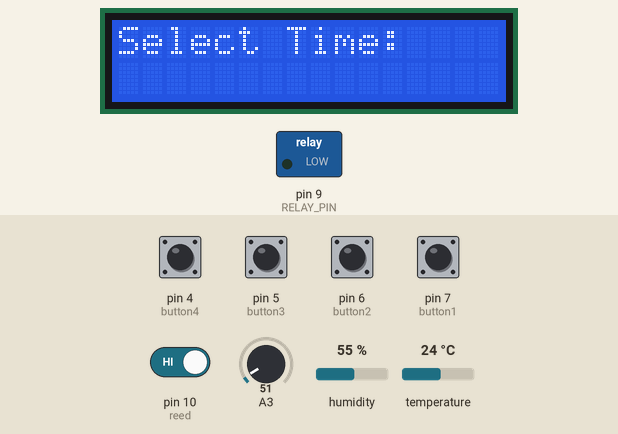
The sketch below on a simulated Arduino Uno, built with avr-gcc and run on an emulated ATmega328P. Shown: 16×2 character LCD, switched loads named in the sketch (green lamp = pin HIGH). The inputs (shaded band) are chosen by the test bench; at power-on: pin 4 (button4), pin 5 (button3), pin 6 (button2), pin 7 (button1), pin 10 (reed) HIGH, A3 = 51, humidity 55 %, temperature 24 °C. What the sketch prints to the serial monitor is not drawn.

Above: at 1.2 s.
1.3 s: pin 4 (button4) pulled LOW for 1 s
At 1.84 s:
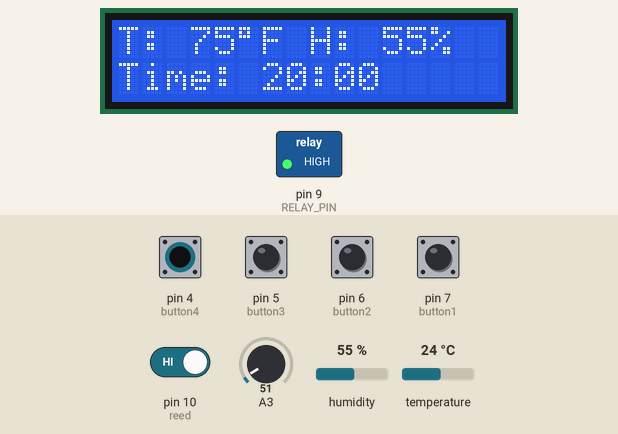
3.9 s: pin 10 (reed) driven LOW
At 5.5 s:
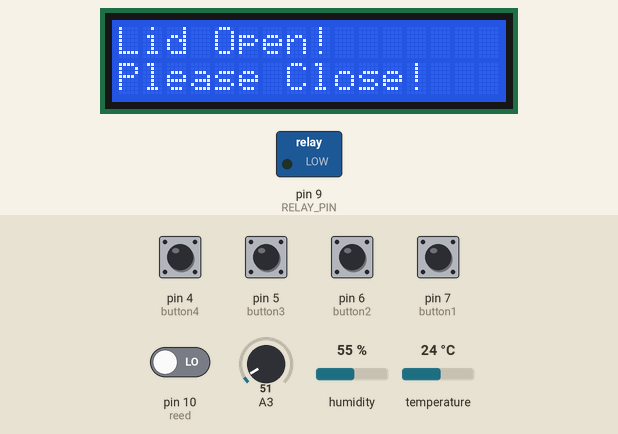
6.9 s: pin 7 (button1) pulled LOW for 1 s
At 8.3 s:
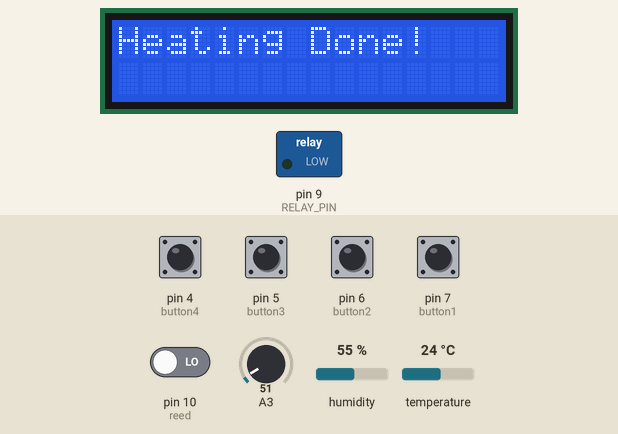
10.9 s: pin 10 (reed) driven HIGH
13.0 s: pin 5 (button3) pulled LOW for 1 s
At 13.52 s:
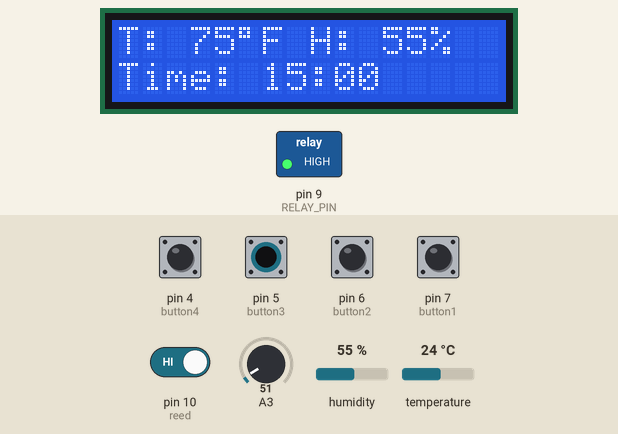
15.5 s: A3 set to 136
At 15.77 s:
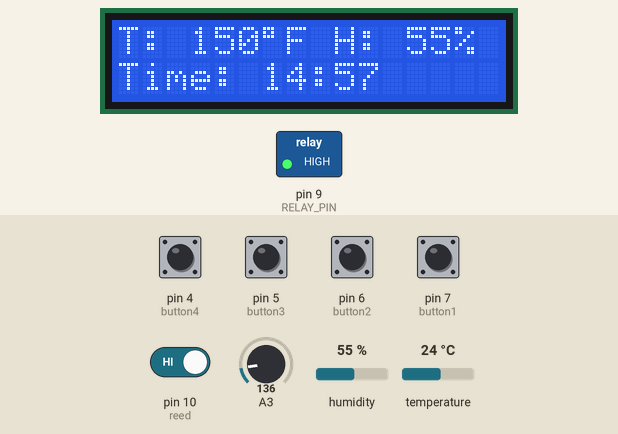
17.0 s: A3 set to 163
At 17.55 s:
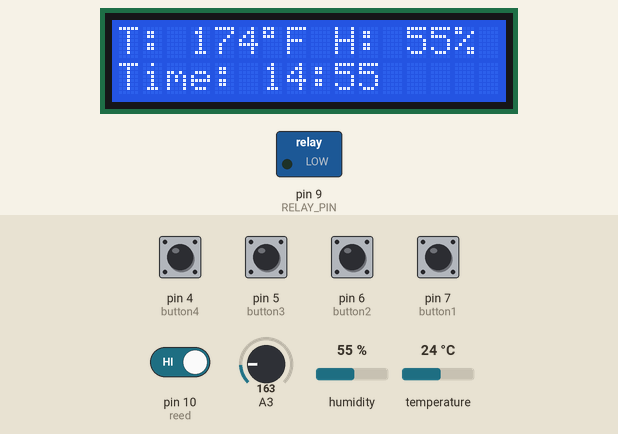
Timing chart, 0 to 20.0 s (numbered marks = the images above; inputs shaded):
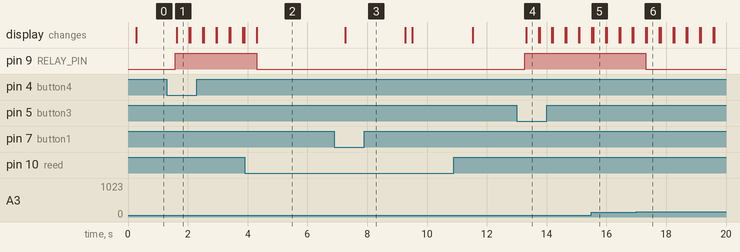

The sketch:

Reheatable_Metal_Containerk.ino
```cpp
// Reheatable_Metal_Container.ino
//
// The Reheatable Metal Container is a container that reheats food served within the canteen which heats
// them using PTC heating element up to 165 Fahrenheit in the time frame [10, 15, 20].
//
// Version    YY//MM/DD   Comments
// =======    =========   ==============================================================================
// 1.00       25/02/24    Created the foundation of the coding base of the RMC
// 1.10       25/02/25    Changed the temp sensor to the LM35 instead of the DHT11
// 1.20       25/03/02    Converted the Celcius and translated it into Fahrenheit
// 1.31       25/03/03    Fixed some codes that causes the timer to be slightly slower
// 1.41       25/03/09    Added the Debouncing function within the buttons to remove multiple readings
// 1.43       25/03/10    Slight changes to the assigned pins of modules
// 1.44       25/03/12    Birthday fixing
// 1.54       25/03/15    Added code to shut of the relay when temperature reaches 165 Fahrenheit
// 1.55       25/03/25    Code bug fix for the hysteresis shit

#include <Wire.h>
#include <LiquidCrystal_I2C.h>
#include <Adafruit_Sensor.h>
#include <ezButton.h>
#include <DHT.h>
#include <DHT_U.h>

#define DHT_TYPE DHT11  // Change to DHT11 when using DHT11 comp.
#define DHT_PIN 8    // DHT Sensor Pin
#define RELAY_PIN 9  // Relay Module Pin

#define temp_max 165
#define temp_min 157

const int reed = 10;
int reedstate;

ezButton button1(7);
ezButton button2(6);
ezButton button3(5);
ezButton button4(4);

LiquidCrystal_I2C lcd(0x27, 16, 2);
DHT dht(DHT_PIN, DHT_TYPE);

int heatingTime = 0;
bool heating = false;
unsigned long startTime = 0;

void setup() {
  // Testing the accuracy of the LM35 sensor Celcius to Faren conversion
  Serial.begin(9600);  // Wow so many

  // Initiate relay module
  pinMode(RELAY_PIN, OUTPUT);
  digitalWrite(RELAY_PIN, LOW);

  pinMode(reed, INPUT_PULLUP); // Mode for reed

  // Initiate DHT and LCD
  dht.begin();
  lcd.begin(16, 2);
  lcd.backlight();

  // Debounce for the Buttons
  button1.setDebounceTime(50);
  button2.setDebounceTime(50);
  button3.setDebounceTime(50);
  button4.setDebounceTime(50);
}

void loop() {
// Reads the current temperature of the system
  int sensorValue = analogRead(A3);
  float voltage = sensorValue * (5.0 / 1023.0);
  int temperatureC = voltage * 100;
  int temperatureF = (temperatureC * 9 / 5) + 32;

button1.loop();
button2.loop();
button3.loop();
button4.loop();

  // Codes for the Buttons
 if (button1.isPressed()) {
    stopHeating();
  }
  else if (button2.isPressed()) {
    heatingTime = 10;
    startHeating();
  }
  else if (button3.isPressed()) {
    heatingTime = 15;
    startHeating();
  }
  else if (button4.isPressed()) {
    heatingTime = 20;
    startHeating();
  }


// Temperature-based control of the Relay
// Uses a Hysteresis-based control code to prevent rapid relay switching
// by creating a buffer zone between the temperatures
  if(heating) {
    if(temperatureF >= temp_max) {
      digitalWrite(RELAY_PIN, LOW);
    }
    else if(temperatureF <= temp_min) {
      digitalWrite(RELAY_PIN, HIGH);
    }
  }

  if (heating) {
    unsigned long elapsedTime = millis() - startTime;
    unsigned long remainingTime = (heatingTime * 60000) - elapsedTime;

    printTime(remainingTime);
    printTH();

    if (elapsedTime >= (heatingTime * 60000)) {
      stopHeating();
    }
  }
// Calls forth thy debugging bs
 debugSensors();
   delay(200);

  reedstate = digitalRead(reed);

  if(digitalRead(reed) == HIGH) {
    reedon();
  }
    else {
      reedoff();
  }
}

void printTH() {
  // Code for LM35 Temperature sensor
  int sensorvalue = analogRead(A3);
  // Converts the analog reading of the LM35 to a readable version in voltage
  float voltage = sensorvalue * (5.0 / 1023.0);
  // Converts the voltage to temperature
  // Also converts the float function to an integer function to remove decimal temperatures 00.xx C
  int temperatureC = voltage * 100;
  int temperatureF = temperatureC * 9 / 5 + 32;

  // Code for the dht11 Sensor
  int hum = dht.readHumidity();

  // Print format: T: <Temperature>F H: <Humidity>%
  lcd.setCursor(0, 0);
    lcd.print("T: ");
    lcd.print(temperatureF);
    lcd.print((char)223);
    lcd.print("F ");
    lcd.print("H: ");
    lcd.print(hum);
    lcd.print("%  ");
    delay(200);
}

// Code for time function in the RMC
void printTime(unsigned long ms) {
  int minutes = (ms / 60000);
  int seconds = (ms / 1000) % 60;

  // Print format: Time: <mm:ss>
  lcd.setCursor(0, 1);
  lcd.print("Time: ");
  if (minutes < 10) {
    lcd.print("0");
  }

  lcd.print(minutes);
  lcd.print(":");
  if (seconds < 10) {
    lcd.print("0");
  }

  lcd.print(seconds);
  lcd.print("  ");
}

// Uses the relay to turn ON the heating
void startHeating() {
  lcd.clear();
  lcd.setCursor(0, 0);
  lcd.print("Heating...");

  digitalWrite(RELAY_PIN, HIGH);
  heating = true;
  startTime = millis();
}

// Uses the relay to turn OFF the heating
void stopHeating() {
  lcd.clear();
  lcd.setCursor(0, 0);
  lcd.print("Heating Done!");

  digitalWrite(RELAY_PIN, LOW);
  heating = false;

  delay(2000);
  reedon();
}

void reedoff() {
  lcd.clear();
  lcd.setCursor(0, 0);
  lcd.print("Lid Open!");
  lcd.setCursor(0, 1);
  lcd.print("Please Close!");

  digitalWrite(RELAY_PIN, LOW);
  heating = false;
}

void reedon() {
  lcd.clear();
  lcd.setCursor(0, 0);
  lcd.print("Select Time:");
}

// Debugging Code

void debugSensors() {
  int sensorValue = analogRead(A3);
  float voltage = sensorValue * (5.0 / 1023.0);
  int temperatureC = voltage * 100;
  int temperatureF = temperatureC * 9 / 5 + 32;

  Serial.print("LM35 Temp: ");
  Serial.print(temperatureC);
  Serial.print("°C / ");
  Serial.print(temperatureF);
  Serial.print("°F");
}
```

Measured:
- the behaviour switches between 151 and 152 on A3 (found by bisection; images 5 and 6)
- after the input at 1.3 s, pin 9 (RELAY_PIN): LOW → HIGH after 0.29 s; the display: changes after 0.34 s (image 1)
- after the input at 3.9 s, pin 9 (RELAY_PIN): HIGH → LOW after 0.41 s; the display: changes after 0.41 s (image 2)
- after the input at 6.9 s, the display: changes after 0.36 s (image 3)
- after the input at 13.0 s, pin 9 (RELAY_PIN): LOW → HIGH after 0.27 s; the display: changes after 0.32 s (image 4)
- after the input at 17.0 s, pin 9 (RELAY_PIN): HIGH → LOW after 0.32 s
- what the display in image 1 shows lasts 0.5 s, from 1.6 s to 2.1 s
